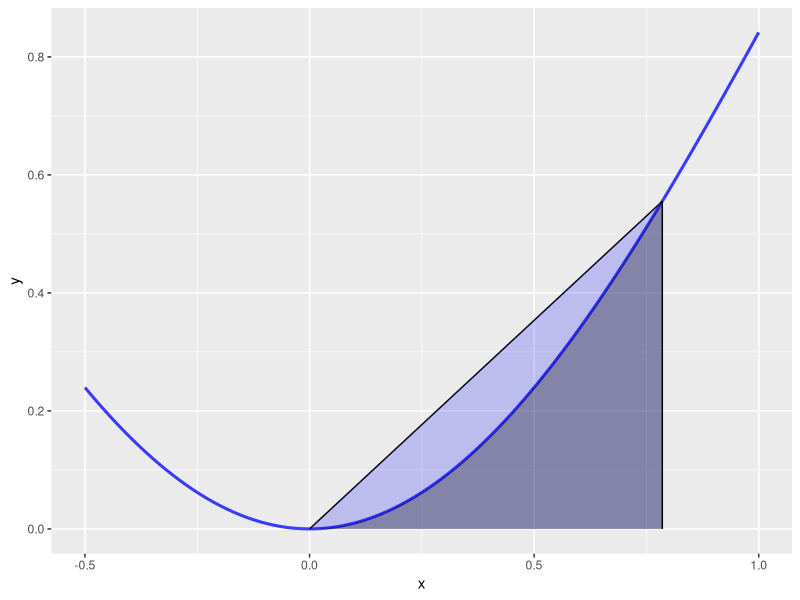
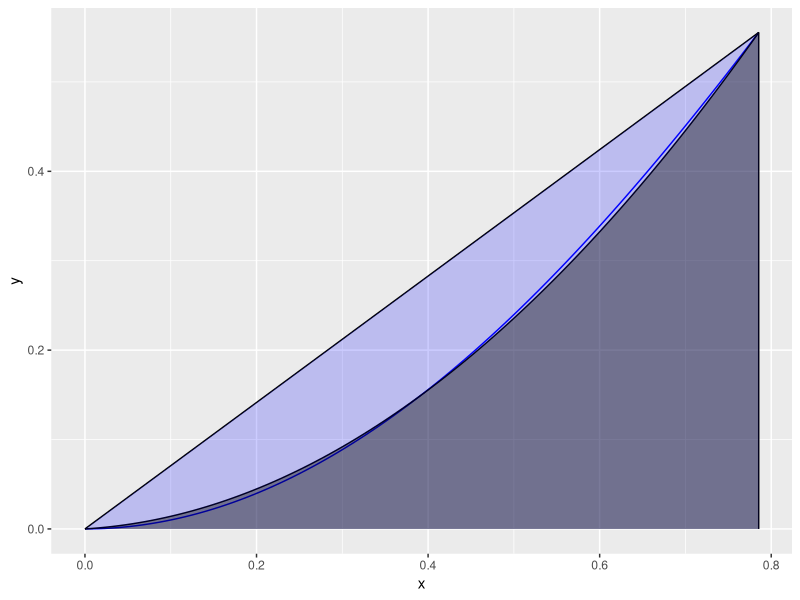
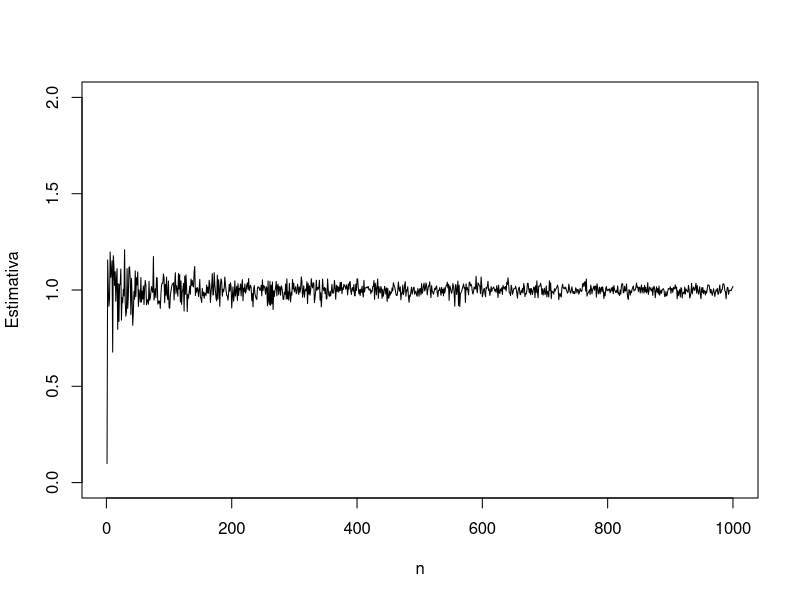
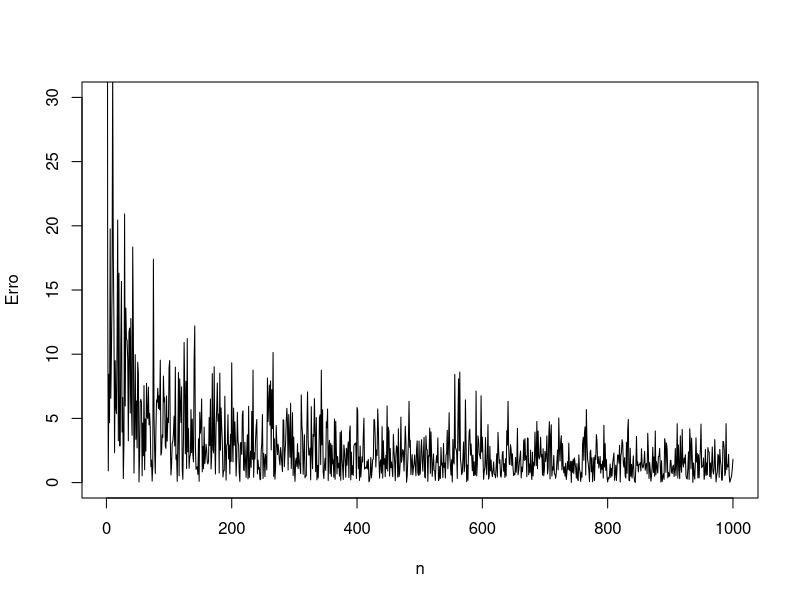

Recreate these plots in R, in order.
## ---- chunk 1
library(ggplot2)
# Replicate the function in R
f <- function(x) {
  return(x * sin(x))
}
# Create a data frame to store all the points needed for the approximation trapezoid
df <- data.frame(cbind(c(0, pi/4, pi/4, 0), c(0, f(pi/4), 0, 0)))
# Plot the function and its approximation by the trapezoidal rule
ggplot(data = data.frame(x = 0), mapping = aes(x = x)) + 
  stat_function(fun = f, size = 1.05, alpha = 0.75, color='blue') + 
  geom_segment(aes(x = 0, y = 0, xend = pi/4, yend = f(pi/4))) + 
  geom_segment(aes(x = pi/4, y = 0, xend = pi/4, yend = f(pi/4))) + 
  geom_polygon(data = df, aes(x=X1, y=X2), fill = 'blue', alpha = 0.2) + 
  geom_area(stat = 'function', fun = f, fill = 'black', alpha = 0.3, xlim = c(0, pi/4)) + 
  xlim(c(-0.5,1))
## ---- chunk 2
library(pracma)
trapzfun(f, 0, pi/4)
## ---- chunk 3

f <- function(x) {
  return(x * sin(x))
}
# Construct the points using the intervals for plotting
df <- data.frame(cbind(c(0, pi/4, pi/4, 0), c(0, f(pi/4), 0, 0)))
curvedf <- data.frame(cbind(c(0, pi/8, pi/4), c(0, f(pi/8), f(pi/4))))

f2 <- function(x) {
  return(0.058260083543634*x + 0.826137273909778*x^2)
}
# Plot the function and the trapezoidal and Simpson's rule approximations.
ggplot(data = data.frame(x = 0), mapping = aes(x = x)) + 
  stat_function(fun = f, color = 'blue') + xlim(c(0,pi/4)) + 
  stat_function(fun = f2) + xlim(c(0,pi/4)) + 
  geom_segment(aes(x = 0, y = 0, xend = pi/4, yend = f(pi/4))) + 
  geom_segment(aes(x = pi/4, y = 0, xend = pi/4, yend = f(pi/4))) + 
  geom_polygon(data = df, aes(x=X1, y=X2), fill = 'blue', alpha = 0.2) + 
  geom_area(stat = 'function', fun = f2, fill = 'black', alpha = 0.4, xlim = c(0, pi/4))

## ---- chunk 4
simpsons.rule <- function(f, a, b) {
  if (is.function(f) == FALSE) {
    stop('f deve ser uma funcao com argumento')
  }
  h <- (b - a) / 2
  x0 <- a
  x1 <- a + h
  x2 <- b
  s <- (h / 3) * (f(x0) + 4 * f(x1) + f(x2))
  return(s)
}

## ---- chunk 5
simpsons.rule(f, 0, pi/4) # Valor da integral
## ---- chunk 6
library(statmod)
gauss.hermite <- function(integrando, n.pontos, ...){
  pontos <- gauss.quad(n.pontos, kind="hermite")
  integral <- sum(pontos$weights*integrando(pontos$nodes,...)/exp(-pontos$nodes^2))
  return(integral)
}

## ---- chunk 7

gauss.hermite(f, n.pontos=50)

## ---- chunk 8
estimativa <- function(n){
  u <- runif(n,0,1)
  h <- 2*u
  y <- mean(h)
  return(y)
}

n.sizes <- 1:1000
i.hat  <- rep(0, length(n.sizes))
for(k in 1:1000){
  i.hat[k] <- estimativa(n=k)
}

# O valor exato de I é 1
erro <- (abs(i.hat - 1))*100
erro
## ---- chunk 9
plot(n.sizes,i.hat,type="l",xlab="n",
     ylab="Estimativa",ylim=c(0,2))
## ---- chunk 10
plot(n.sizes,erro,type="l",xlab="n",
     ylab="Erro",ylim=c(0,30))
